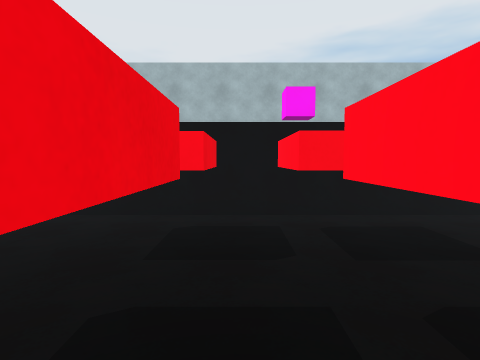
[1] (above)

16 first-person views from a walk through a 3-D level made in the Unity game engine. The camera is 1.5 m above the floor, tilts 4° down and sees 80° across. The floor is counted in squares, 1 m on a side. Each view is taken from the middle of a square. On the plan, view 1 faces up. The plan holds only what a view shows up to about 14 squares ahead; the rest is blank. The player is left out.

[2]
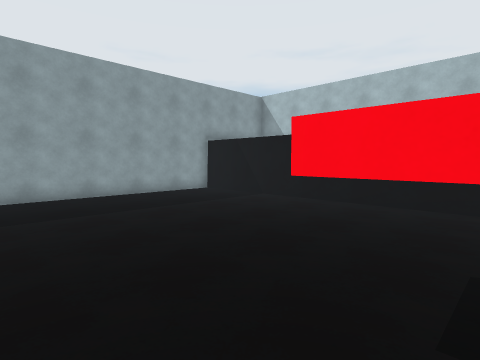

[3]
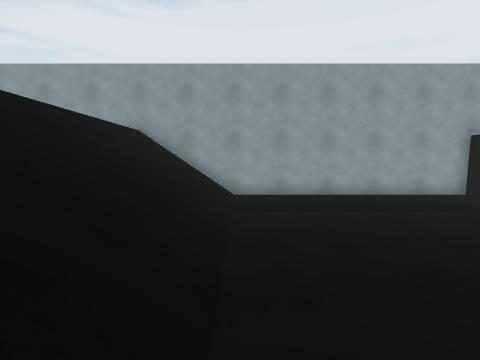

[4]
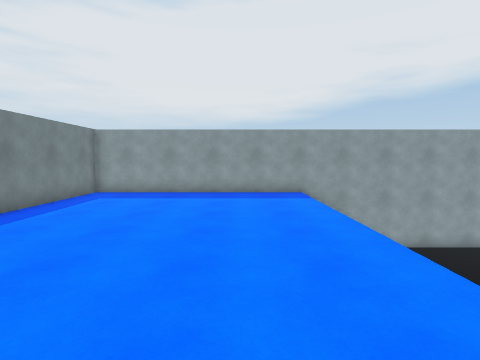

[5]
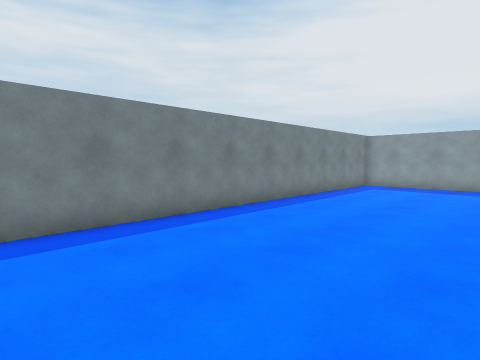

[6]
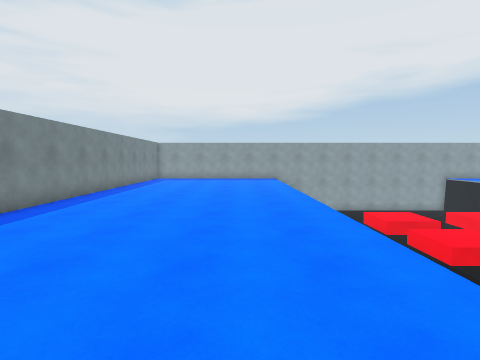

[7]
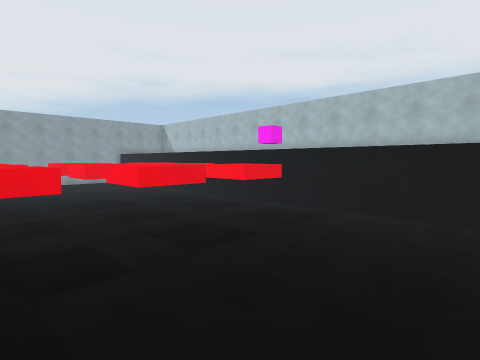

[8]
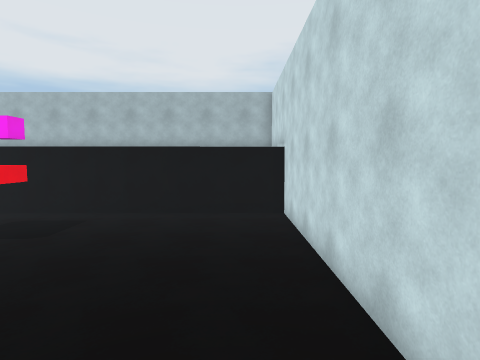

[9]
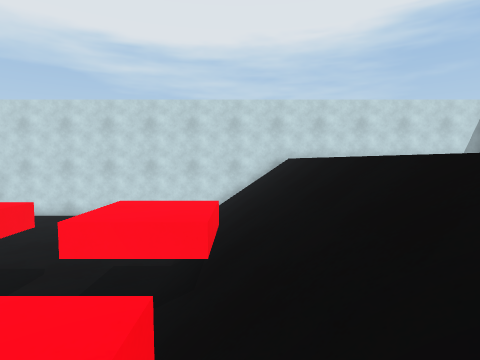

[10]
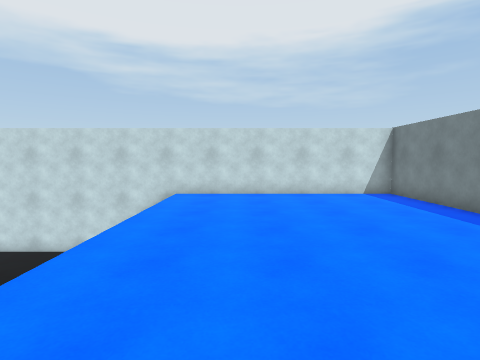

[11]
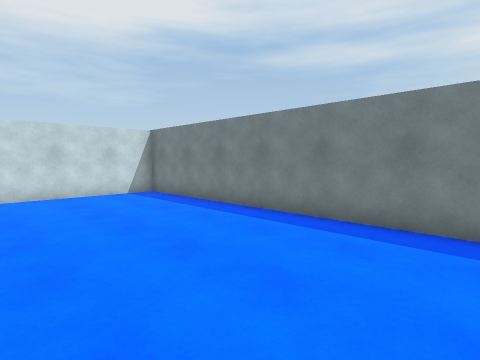

[12]
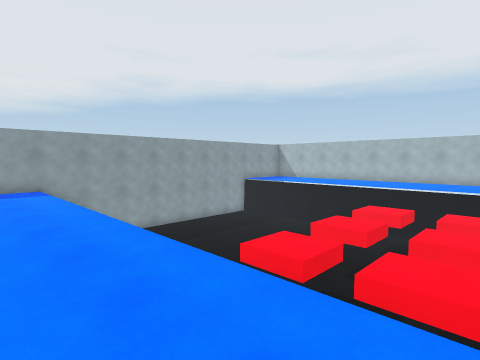

[13]
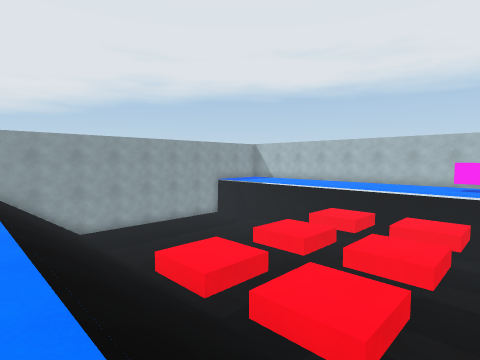

[14]
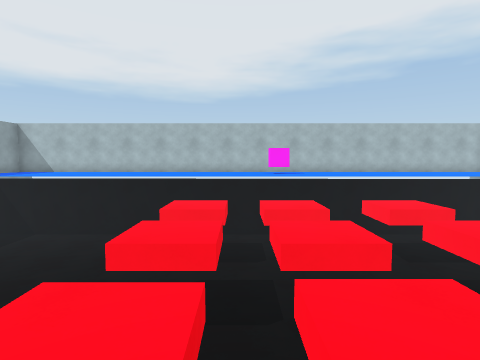

[15]
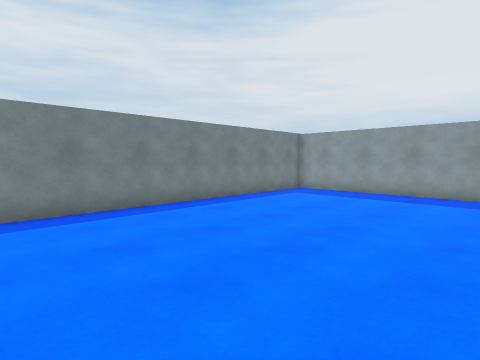

[16]
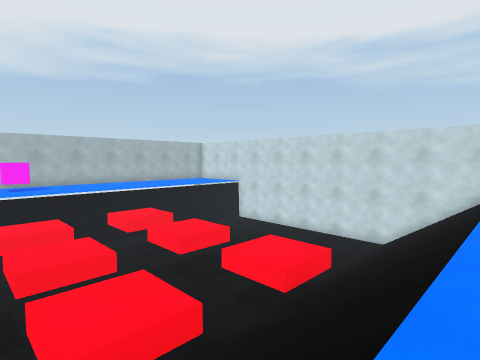

### Floor plan
Key: @ floor where view 1 was taken; # wall or solid block; . main floor; : floor 2.75 m higher than the main floor; / step, stairs or slope; = window, fence, low wall or low ledge; ^ raised ledge.
Columns run from 13 left of view 1 to 15 right of it. Each row starts with its distance up from view 1.
  8 #############################
  7 #...........................#
  6 #.................##........#
  5 #.................##........#
  4 #.................##........#
  3 #...........................#
  2 #.................##........#
  1 #.................##........#
  0 #............@....##........#
 -1 #...........................#
 -2 #.............###...........#
 -3 #//////////=/=^^^/=/=///////#
 -4 #////////////// ////////////#
 -5 #///////////////////////////#
 -6 #///////////////////////////#
 -7 #:::::::::::::::::::::::::::#
 -8 #:::::::::::::::::::::::::::#
 -9 #:::::::::::::::::::::::::::#
-10 #:::::::::::::::::::::::::::#
-11 #:::::::::::::::::::::::::::#
-12 #:::::::::::::::::::::::::::#
-13 #:::::::::::::::::::::::::::#
-14 #:::::::::::::::::::::::::::#
-15 #:::::::::::::::::::::::::::#
-16 #############################

Where each view was taken, in squares from view 1:
view 1: 0 up, 0 right, facing up
view 2: 2 down, 1 left, facing up-left
view 3: 2 down, 1 left, facing left
view 4: 9 down, 0 right, facing left
view 5: 9 down, 4 right, facing down-left
view 6: 9 down, 10 right, facing left
view 7: 3 down, 13 right, facing up-left
view 8: 3 down, 13 right, facing up
view 9: 4 down, 1 right, facing right
view 10: 9 down, 2 right, facing right
view 11: 9 down, 2 right, facing down-right
view 12: 9 down, 3 right, facing up-left
view 13: 7 down, 4 right, facing up-left
view 14: 5 down, 0 right, facing up
view 15: 7 down, 0 right, facing down-left
view 16: 7 down, 0 right, facing up-right
